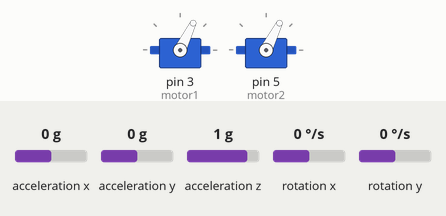
Recording of a sketch running on a simulated Arduino Uno, built with avr-gcc and run on an emulated ATmega328P. Shown: 2 × servo. Wiring (inferred from the names in the program): MPU-6050 motion sensor at I2C address 0x68. Inputs (shaded band) come from the test bench; at power-on: acceleration y 0 g, rotation x 0 °/s, acceleration z 1 g, acceleration x 0 g, rotation y 0 °/s. What the sketch prints to the serial monitor is not drawn.

Above: at 8.2 s.
8.3 s: acceleration y set to -1.4 g
At 9.4 s:
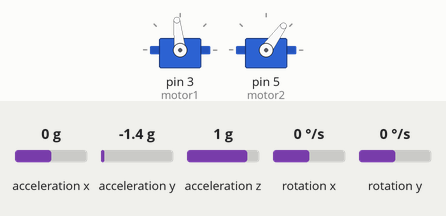
11.3 s: rotation x set to -192 °/s
At 13.27 s:
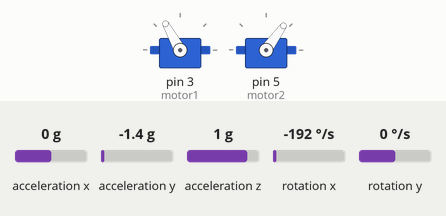
14.3 s: acceleration z set to 0 g
At 15.02 s:
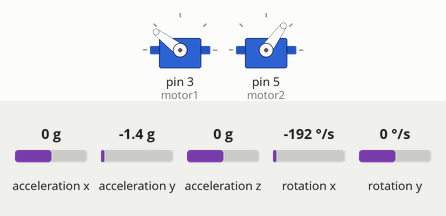
17.3 s: acceleration y set to 0.8 g
20.3 s: acceleration x set to -1.4 g
Timing chart, 0 to 24.3 s (numbered marks = the images above; inputs shaded):
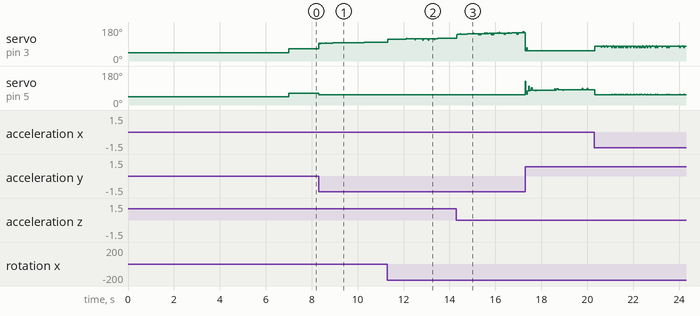

The sketch:

PID_Control_PulseWidth_ESC_6050_ComplementryFilter.ino
```cpp
#include <Wire.h>
#include <Servo.h>


Servo motor1;
Servo motor2;

/*MPU-6050 gives you 16 bits data so you have to create some 16int constants
 * to store the data for accelerations and gyro*/

int16_t Acc_rawX, Acc_rawY, Acc_rawZ,Gyr_rawX, Gyr_rawY, Gyr_rawZ;

float Acceleration_angle[2];
float Gyro_angle[2];
float Total_angle[2];


float e_total = 0, e_pre = 0, e_now;
float elapsedTime, Time, timePrev;
int i;
float rad_to_deg = 180/3.141592654;

void setup() {
  Wire.begin(); //begin the wire comunication
  Wire.beginTransmission(0x68);
  Wire.write(0x6B);
  Wire.write(0);
  Wire.endTransmission(true);
  Serial.begin(250000);
  motor1.attach(3); //attatch the right motor to pin 3
  motor2.attach(5);  //attatch the left motor to pin 5

  Time = millis(); //Start counting time in milliseconds
  /*In order to start up the ESCs we have to send a min value
   * of PWM to them before connecting the battery. Otherwise
   * the ESCs  won't start up or enter in the configure mode.
   * The min value is 1000us and max is 2000us, REMEMBER!*/
  motor1.writeMicroseconds(1000);
  motor2.writeMicroseconds(1000);
  delay(7000); /*Give some delay, 7s, to have time to connect
                *the propellers and let everything start up*/
}//end of setup void

void loop() {

/////////////////////////////I M U/////////////////////////////////////
    timePrev = Time;  // the previous time is stored before the actual time read
    Time = millis();  // actual time read
    elapsedTime = (Time - timePrev) / 1000;

  /*The tiemStep is the time that elapsed since the previous loop.
   * This is the value that we will use in the formulas as "elapsedTime"
   * in seconds. We work in ms so we haveto divide the value by 1000
   to obtain seconds*/

  /*Read the values that the accelerometre gives.
   * We know that the slave adress for this IMU is 0x68 in
   * hexadecimal. For that in the RequestFrom and the
   * begin functions we have to put this value.*/

     Wire.beginTransmission(0x68);
     Wire.write(0x3B); //Ask for the 0x3B register- correspond to AcX
     Wire.endTransmission(false);
     Wire.requestFrom(0x68,6,true);

   /*We have asked for the 0x3B register. The IMU will send a brust of register.
    * The amount of register to read is specify in the requestFrom function.
    * In this case we request 6 registers. Each value of acceleration is made out of
    * two 8bits registers, low values and high values. For that we request the 6 of them
    * and just make then sum of each pair. For that we shift to the left the high values
    * register (<<) and make an or (|) operation to add the low values.*/

     Acc_rawX=Wire.read()<<8|Wire.read(); //each value needs two registres
     Acc_rawY=Wire.read()<<8|Wire.read();
     Acc_rawZ=Wire.read()<<8|Wire.read();


    /*///This is the part where you need to calculate the angles using Euler equations///*/

    /* - Now, to obtain the values of acceleration in "g" units we first have to divide the raw
     * values that we have just read by 16384.0 because that is the value that the MPU6050
     * datasheet gives us.*/
    /* - Next we have to calculate the radian to degree value by dividing 180º by the PI number
    * which is 3.141592654 and store this value in the rad_to_deg variable. In order to not have
    * to calculate this value in each loop we have done that just once before the setup void.
    */

    /* Now we can apply the Euler formula. The atan will calculate the arctangent. The
     *  pow(a,b) will elevate the a value to the b power. And finnaly sqrt function
     *  will calculate the rooth square.*/
     /*---X---*/
     Acceleration_angle[0] = atan((Acc_rawY/16384.0)/sqrt(pow((Acc_rawX/16384.0),2) + pow((Acc_rawZ/16384.0),2)))*rad_to_deg;
     /*---Y---*/
     Acceleration_angle[1] = atan(-1*(Acc_rawX/16384.0)/sqrt(pow((Acc_rawY/16384.0),2) + pow((Acc_rawZ/16384.0),2)))*rad_to_deg;

   /*Now we read the Gyro data in the same way as the Acc data. The adress for the
    * gyro data starts at 0x43. We can see this adresses if we look at the register map
    * of the MPU6050. In this case we request just 4 values. W don¡t want the gyro for
    * the Z axis (YAW).*/

   Wire.beginTransmission(0x68);
   Wire.write(0x43); //Gyro data first adress
   Wire.endTransmission(false);
   Wire.requestFrom(0x68,4,true); //Just 4 registers

   Gyr_rawX=Wire.read()<<8|Wire.read(); //Once again we shif and sum
   Gyr_rawY=Wire.read()<<8|Wire.read();

   /*Now in order to obtain the gyro data in degrees/seconda we have to divide first
   the raw value by 131 because that's the value that the datasheet gives us*/

   /*---X---*/
   Gyro_angle[0] = Gyr_rawX/131.0;
   /*---Y---*/
   Gyro_angle[1] = Gyr_rawY/131.0;

   /*Now in order to obtain degrees we have to multiply the degree/seconds
   *value by the elapsedTime.*/
   /*Finnaly we can apply the final filter where we add the acceleration
   *part that afects the angles and ofcourse multiply by 0.98 */

   /*---X axis angle---*/
   Total_angle[0] = 0.98 *(Total_angle[0] + Gyro_angle[0]*elapsedTime) + 0.02*Acceleration_angle[0];
   /*---Y axis angle---*/
   Total_angle[1] = 0.98 *(Total_angle[1] + Gyro_angle[1]*elapsedTime) + 0.02*Acceleration_angle[1];

         float output = Total_angle[0] - 1;                    //Output angle of pid loop i.e .., given by MPU - 9250
         float desired = 0;                                 //Desired angle
         float kp = 5.8, kd = 0.8, ki = 0.0008;             //Proportional,Derivative and Integral constants
         float error = desired - output;                    //Calculating error
         float pid, pid1, pid2;
         float throttle = 1200;                             //Throttle at zero degrees is declaring
         e_now = error;                                     //e_now is the present error a.k.a error
         e_total = e_total + e_now;                         //Summing up the previous errors

         pid = kp*e_now + kd*(e_now - e_pre)/elapsedTime + ki*e_total;  //PID Algorithm

//       float p = kp*e_now, d =  kd*(e_now - e_pre), i = ki*e_total;
//       9 - sig1 - motor1, 12 - signal2 - motor2
         Serial.println(output);
         if (pid > -100 && pid < 100)
         {
                motor1.writeMicroseconds(throttle + pid);
                motor2.writeMicroseconds(throttle - pid);
         }
         if (pid > 100)
         {
               motor1.writeMicroseconds(throttle + pid);
               pid1 = 100;
               motor2.writeMicroseconds(throttle - pid1);
         }
         if (pid < -100)
         {
               motor2.writeMicroseconds(throttle - pid);
               pid2 = -100;
               motor1.writeMicroseconds(throttle + pid2);
         }
         e_pre = e_now ;
}//end of loop void
```

Measured:
- after the input at 8.3 s, servo on pin 5 (motor2): 63° → 54° at once
